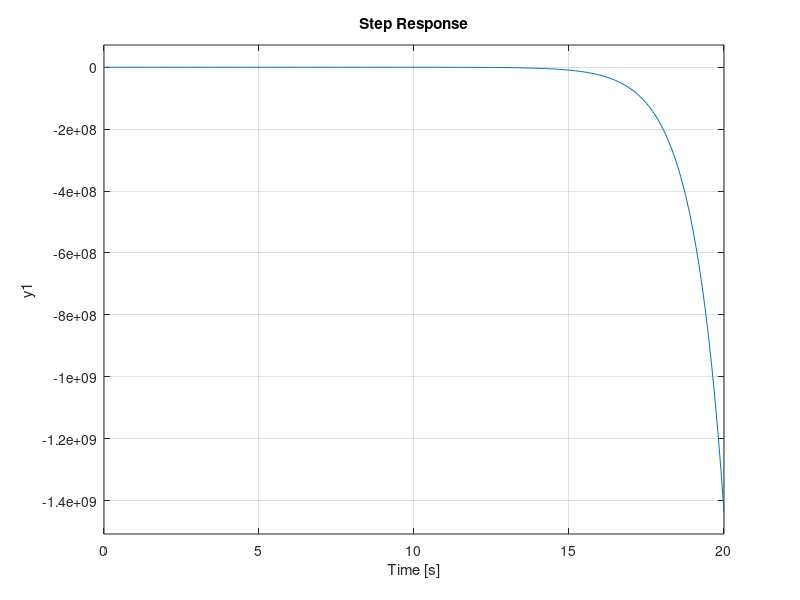

The MATLAB script that drew this image:
% Clear
clear
clc
close all

%% Define G1, G2, G3, H1, H2, and H3
% G1(s) = 1 / s^2
% G2(s) = 1 / (s+1)
% G3(s) = 1 / s
% H1(s) = 1 / s
% H2(s) = 1 / (s-1)
% H3(s) = 1 / (s-2)

G1_num = [1];
G1_den = [1 0 0];

G2_num = [1];
G2_den = [1 1];

G3_num = [1];
G3_den = [1 0];

H1_num = [1];
H1_den = [1 0];

H2_num = [1];
H2_den = [1 -1];

H3_num = [1];
H3_den = [1 -2];

%% Reduce Block Diagrams

% Reduce G3(s) and H3(s) as Transfer Function 1
G3H3_num = conv(G3_num,H3_num)
G3H3_den = conv(G3_den,H3_den)

G3H3_den_sum = [1 -2 1];

TF1_num = conv(G3_num,G3H3_den)
TF1_den = conv(G3_den,G3H3_den_sum)

% Reduce G2 as Transfer Function 2
G2_sum = [1 2];

TF2_num = conv(G2_sum,G2_den)
TF2_den = conv(G2_den,G2_num)

% Reduce G2(s) and H2(s) as Transfer Function 3
G2H2_num = conv(G2_num,H2_num)
G2H2_den = conv(G2_den,H2_den)

G2H2_den_sum = [1 0 0];

TF3_num = conv(G2_num,G2H2_den)
TF3_den = conv(G2_den,G2H2_den_sum)

% Reduce TF1 and TF2 as Transfer Function 4
TF4_num = conv(TF1_num,TF2_num)
TF4_den = conv(TF1_den,TF2_den)

% Reduce G1(s) and TF3 as Transfer Function 5
TF5_num = conv(G1_num,TF3_num)
TF5_den = conv(G1_den,TF3_den)

% Reduce H1(s) and TF5 as Transfer Function 6
G1G2H2_num = conv(G1_num,TF3_num)
G1G2H2_den = conv(G1_den,TF3_den)

G1G2H1H2_sum = [1 1 0 0 1 0 -1];

G1G2H1H2_den = conv(G1G2H2_den,H1_den)

TF6_num = conv(TF5_num,G1G2H1H2_den)
TF6_den = conv(TF5_den,G1G2H1H2_sum)

% Reduced Transfer Function
TF_num = conv(TF4_num,TF6_num)
TF_den = conv(TF4_den,TF6_den)

TF = tf(TF_num,TF_den)

%Step Response
step(TF,0:0.1:20)